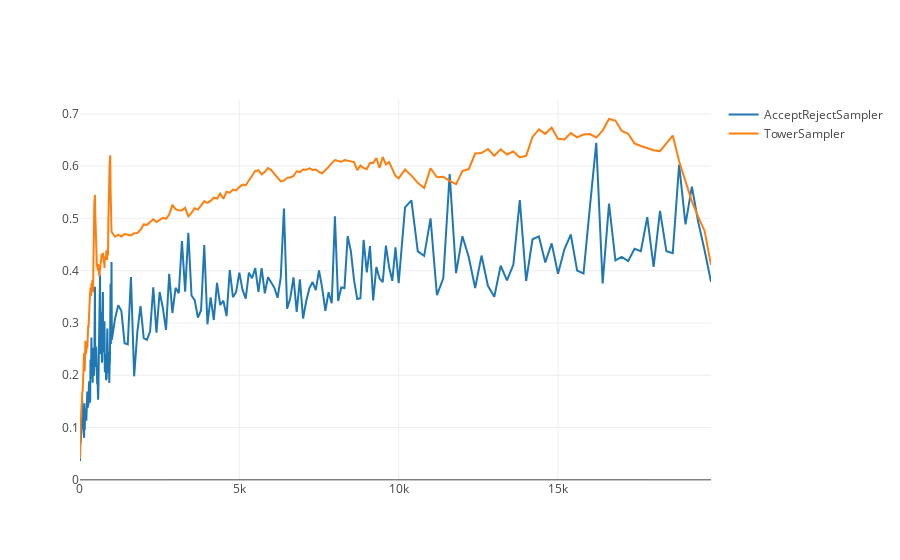

The notebook cell saved with this chart:
### Markdown cell above
### Accept/reject sampling for exponential distribution

For pmfs generated from an exponential distribution, we can repeat the procedure above in a similar way, just by changing the order of $max(r_i)$ that is now $O(\log N)$ instead of $O(1)$. We easily obtain that the computational cost is then $O(\log N)$. In this case accept/reject and tower sampling have comparable cost and differences are to be acribed to different code optimization (actually accept/reject will probably perform slightly better since it does not compute the cumulative mass function). 

We can cautiously try to generalize by saying that for pmfs generated from thin tailed distributions the cost of the accept/reject algorithm will scale as the maximum of the distribution.

### Code cell
def generate_exponential_pmf(size=5):
    r = -np.log(np.random.random(size))

    return r / np.sum(r)

bm_exponential = SamplingBenchmark(generate_exponential_pmf, SAMPLERS, sample_size=SAMPLE_SIZE)
bm_exponential.run()  # takes even more time…
bm_exponential.plot()

### Figure 1 — Plotly figure (JSON) as saved in the notebook; plotly's stock layout.template omitted (floating-point values rounded to 4 significant figures; data arrays with more than 128 entries replaced by an {"elided": "..."} marker saying what was removed)
{"data": [{"name": "AcceptRejectSampler", "type": "scatter", "x": {"elided": "248 int values"}, "y": {"elided": "248 float values"}}, {"name": "TowerSampler", "type": "scatter", "x": {"elided": "248 int values"}, "y": {"elided": "248 float values"}}], "layout": {}}
